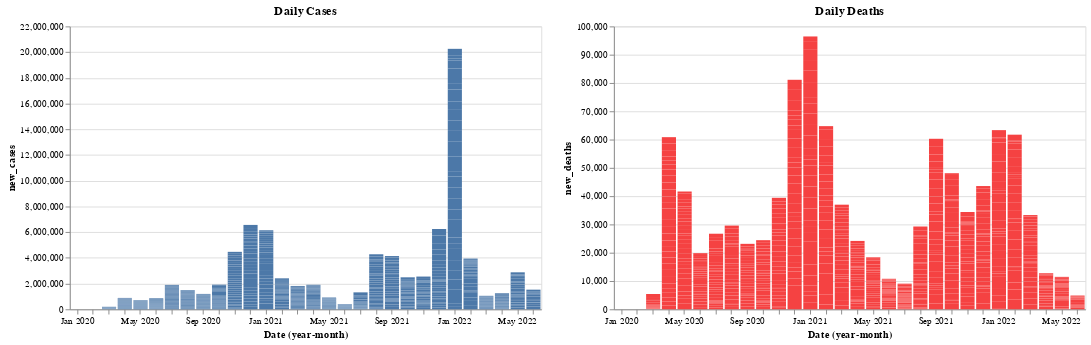

This figure's notebook cell:
### Code cell
base = alt.Chart(usa_confirmed_death_df).mark_bar().encode(
    x='yearmonth(Date):O',
).properties(
    width=500
)
red = alt.value("#f54242")
base.encode(y='new_cases').properties(title='Daily Cases')|base.encode(y='new_deaths', color=red).properties(title='Daily Deaths')

### Figure 1 — Vega-Lite specification as saved in the notebook (floating-point values rounded to 4 significant figures; data arrays with more than 128 entries replaced by an {"elided": "..."} marker saying what was removed)
{"config": {"view": {"continuousWidth": 400, "continuousHeight": 300}}, "hconcat": [{"mark": "bar", "encoding": {"x": {"field": "Date", "timeUnit": "yearmonth", "type": "ordinal"}, "y": {"field": "new_cases", "type": "quantitative"}}, "title": "Daily Cases", "width": 500}, {"mark": "bar", "encoding": {"color": {"value": "#f54242"}, "x": {"field": "Date", "timeUnit": "yearmonth", "type": "ordinal"}, "y": {"field": "new_deaths", "type": "quantitative"}}, "title": "Daily Deaths", "width": 500}], "data": {"name": "data-5dc705c875eaa51f060606cba4089e6f"}, "$schema": "https://vega.github.io/schema/vega-lite/v4.17.0.json", "datasets": {"data-5dc705c875eaa51f060606cba4089e6f": {"elided": "875 records"}}}
